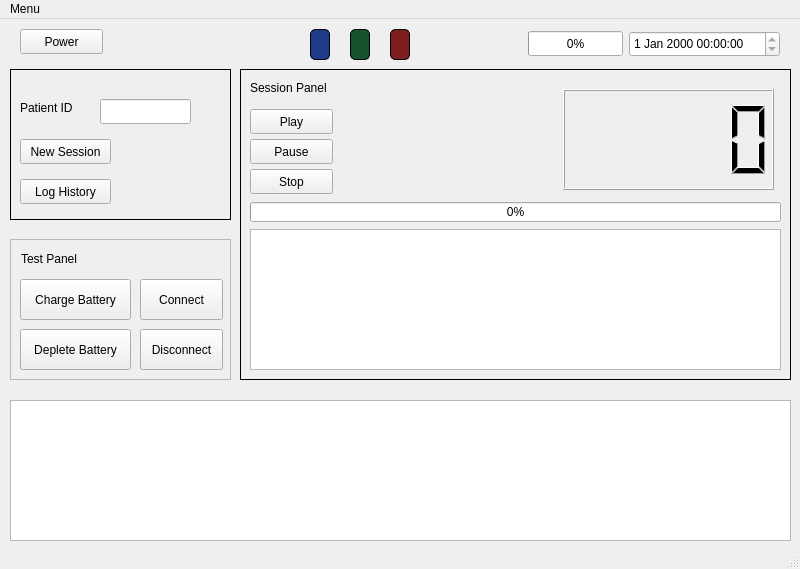
<?xml version="1.0" encoding="UTF-8"?>
<ui version="4.0">
 <class>MainWindow</class>
 <widget class="QMainWindow" name="MainWindow">
  <property name="geometry">
   <rect>
    <x>0</x>
    <y>0</y>
    <width>800</width>
    <height>569</height>
   </rect>
  </property>
  <property name="windowTitle">
   <string>Neureset</string>
  </property>
  <widget class="QWidget" name="centralwidget">
   <widget class="QTextBrowser" name="console">
    <property name="geometry">
     <rect>
      <x>10</x>
      <y>381</y>
      <width>781</width>
      <height>141</height>
     </rect>
    </property>
    <property name="styleSheet">
     <string notr="true">#textBrowser{ 
	border-style: solid;
	border-width: 3px;
}</string>
    </property>
   </widget>
   <widget class="QFrame" name="sessionFrame">
    <property name="geometry">
     <rect>
      <x>240</x>
      <y>50</y>
      <width>551</width>
      <height>311</height>
     </rect>
    </property>
    <property name="styleSheet">
     <string notr="true">#frame{ 
	border-style: solid;
	border-width: 3px;
}</string>
    </property>
    <property name="frameShape">
     <enum>QFrame::Box</enum>
    </property>
    <widget class="QLabel" name="sessionLabel">
     <property name="geometry">
      <rect>
       <x>10</x>
       <y>10</y>
       <width>131</width>
       <height>17</height>
      </rect>
     </property>
     <property name="text">
      <string>Session Panel</string>
     </property>
    </widget>
    <widget class="QGraphicsView" name="graphs">
     <property name="geometry">
      <rect>
       <x>10</x>
       <y>160</y>
       <width>531</width>
       <height>141</height>
      </rect>
     </property>
    </widget>
    <widget class="QProgressBar" name="sessionProgress">
     <property name="geometry">
      <rect>
       <x>10</x>
       <y>133</y>
       <width>531</width>
       <height>20</height>
      </rect>
     </property>
     <property name="value">
      <number>0</number>
     </property>
    </widget>
    <widget class="QPushButton" name="sessionPlay">
     <property name="geometry">
      <rect>
       <x>10</x>
       <y>40</y>
       <width>83</width>
       <height>25</height>
      </rect>
     </property>
     <property name="text">
      <string>Play</string>
     </property>
    </widget>
    <widget class="QPushButton" name="sessionPause">
     <property name="geometry">
      <rect>
       <x>10</x>
       <y>70</y>
       <width>83</width>
       <height>25</height>
      </rect>
     </property>
     <property name="text">
      <string>Pause</string>
     </property>
    </widget>
    <widget class="QPushButton" name="sessionStop">
     <property name="geometry">
      <rect>
       <x>10</x>
       <y>100</y>
       <width>83</width>
       <height>25</height>
      </rect>
     </property>
     <property name="text">
      <string>Stop</string>
     </property>
    </widget>
    <widget class="QLCDNumber" name="sessionTimer">
     <property name="geometry">
      <rect>
       <x>323</x>
       <y>20</y>
       <width>211</width>
       <height>101</height>
      </rect>
     </property>
    </widget>
   </widget>
   <widget class="QFrame" name="patientFrame">
    <property name="geometry">
     <rect>
      <x>10</x>
      <y>50</y>
      <width>221</width>
      <height>151</height>
     </rect>
    </property>
    <property name="styleSheet">
     <string notr="true">#frame_2{ 
	border-style: solid;
	border-width: 3px;
}</string>
    </property>
    <property name="frameShape">
     <enum>QFrame::Box</enum>
    </property>
    <widget class="QPushButton" name="patientNewSessionButton">
     <property name="geometry">
      <rect>
       <x>10</x>
       <y>70</y>
       <width>91</width>
       <height>25</height>
      </rect>
     </property>
     <property name="text">
      <string>New Session</string>
     </property>
    </widget>
    <widget class="QLabel" name="patientIDLabel">
     <property name="geometry">
      <rect>
       <x>10</x>
       <y>30</y>
       <width>64</width>
       <height>17</height>
      </rect>
     </property>
     <property name="text">
      <string>Patient ID</string>
     </property>
    </widget>
    <widget class="QLineEdit" name="patientID">
     <property name="geometry">
      <rect>
       <x>90</x>
       <y>30</y>
       <width>91</width>
       <height>25</height>
      </rect>
     </property>
    </widget>
    <widget class="QPushButton" name="log">
     <property name="geometry">
      <rect>
       <x>10</x>
       <y>110</y>
       <width>91</width>
       <height>25</height>
      </rect>
     </property>
     <property name="text">
      <string>Log History</string>
     </property>
    </widget>
   </widget>
   <widget class="QFrame" name="testFrame">
    <property name="geometry">
     <rect>
      <x>10</x>
      <y>220</y>
      <width>221</width>
      <height>141</height>
     </rect>
    </property>
    <property name="styleSheet">
     <string notr="true">#frame_3{ 
	border-style: solid;
	border-width: 3px;
}</string>
    </property>
    <property name="frameShape">
     <enum>QFrame::StyledPanel</enum>
    </property>
    <property name="frameShadow">
     <enum>QFrame::Raised</enum>
    </property>
    <widget class="QLabel" name="label_3">
     <property name="geometry">
      <rect>
       <x>11</x>
       <y>11</y>
       <width>151</width>
       <height>17</height>
      </rect>
     </property>
     <property name="text">
      <string>Test Panel</string>
     </property>
    </widget>
    <widget class="QPushButton" name="chargeBattery">
     <property name="geometry">
      <rect>
       <x>10</x>
       <y>40</y>
       <width>111</width>
       <height>41</height>
      </rect>
     </property>
     <property name="text">
      <string>Charge Battery</string>
     </property>
    </widget>
    <widget class="QPushButton" name="depleteBattery">
     <property name="geometry">
      <rect>
       <x>10</x>
       <y>90</y>
       <width>111</width>
       <height>41</height>
      </rect>
     </property>
     <property name="text">
      <string>Deplete Battery</string>
     </property>
    </widget>
    <widget class="QPushButton" name="connect">
     <property name="geometry">
      <rect>
       <x>130</x>
       <y>40</y>
       <width>83</width>
       <height>41</height>
      </rect>
     </property>
     <property name="text">
      <string>Connect</string>
     </property>
    </widget>
    <widget class="QPushButton" name="disconnect">
     <property name="geometry">
      <rect>
       <x>130</x>
       <y>90</y>
       <width>83</width>
       <height>41</height>
      </rect>
     </property>
     <property name="text">
      <string>Disconnect</string>
     </property>
    </widget>
   </widget>
   <widget class="QPushButton" name="power">
    <property name="geometry">
     <rect>
      <x>20</x>
      <y>10</y>
      <width>83</width>
      <height>25</height>
     </rect>
    </property>
    <property name="text">
     <string>Power</string>
    </property>
   </widget>
   <widget class="QDateTimeEdit" name="dateTime">
    <property name="geometry">
     <rect>
      <x>629</x>
      <y>12</y>
      <width>151</width>
      <height>26</height>
     </rect>
    </property>
    <property name="readOnly">
     <bool>true</bool>
    </property>
   </widget>
   <widget class="QProgressBar" name="batteryStatus">
    <property name="geometry">
     <rect>
      <x>528</x>
      <y>12</y>
      <width>95</width>
      <height>25</height>
     </rect>
    </property>
    <property name="value">
     <number>0</number>
    </property>
   </widget>
   <widget class="QLabel" name="contact">
    <property name="geometry">
     <rect>
      <x>310</x>
      <y>10</y>
      <width>20</width>
      <height>31</height>
     </rect>
    </property>
    <property name="styleSheet">
     <string notr="true">background: #1e3a8a;
border: 1px solid black;
border-radius: 5px;

</string>
    </property>
    <property name="text">
     <string/>
    </property>
   </widget>
   <widget class="QLabel" name="treatment_signal">
    <property name="geometry">
     <rect>
      <x>350</x>
      <y>10</y>
      <width>20</width>
      <height>31</height>
     </rect>
    </property>
    <property name="styleSheet">
     <string notr="true">background: #14532d;
border: 1px solid black;
border-radius: 5px;</string>
    </property>
    <property name="text">
     <string/>
    </property>
   </widget>
   <widget class="QLabel" name="contact_lost">
    <property name="geometry">
     <rect>
      <x>390</x>
      <y>10</y>
      <width>20</width>
      <height>31</height>
     </rect>
    </property>
    <property name="styleSheet">
     <string notr="true">background: #7f1d1d;
border: 1px solid black;
border-radius: 5px;</string>
    </property>
    <property name="text">
     <string/>
    </property>
   </widget>
  </widget>
  <widget class="QMenuBar" name="menubar">
   <property name="geometry">
    <rect>
     <x>0</x>
     <y>0</y>
     <width>800</width>
     <height>22</height>
    </rect>
   </property>
   <property name="nativeMenuBar">
    <bool>true</bool>
   </property>
   <widget class="QMenu" name="menuNeureset">
    <property name="title">
     <string>Menu</string>
    </property>
    <addaction name="actionDevice"/>
    <addaction name="actionHistory"/>
   </widget>
   <addaction name="menuNeureset"/>
  </widget>
  <widget class="QStatusBar" name="statusbar"/>
  <action name="actionDevice">
   <property name="text">
    <string>Device</string>
   </property>
  </action>
  <action name="actionHistory">
   <property name="text">
    <string>History</string>
   </property>
  </action>
 </widget>
 <resources/>
 <connections/>
</ui>
